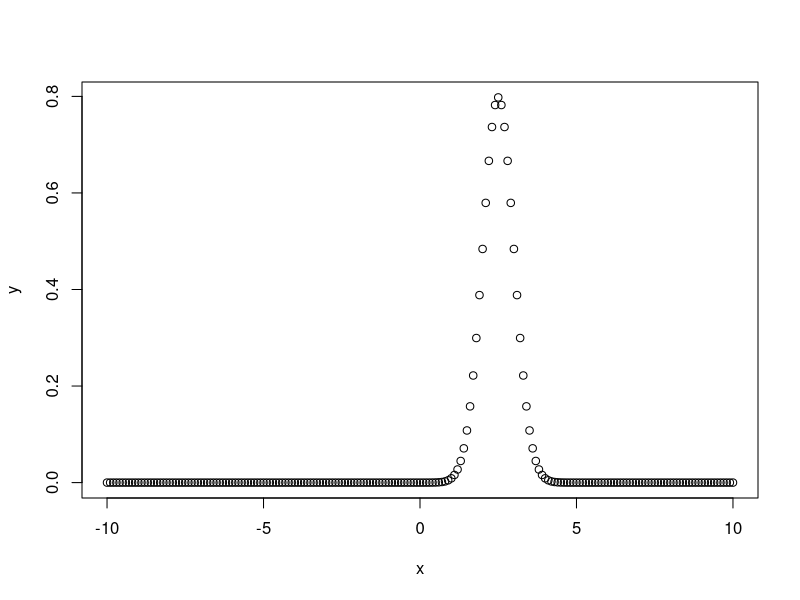
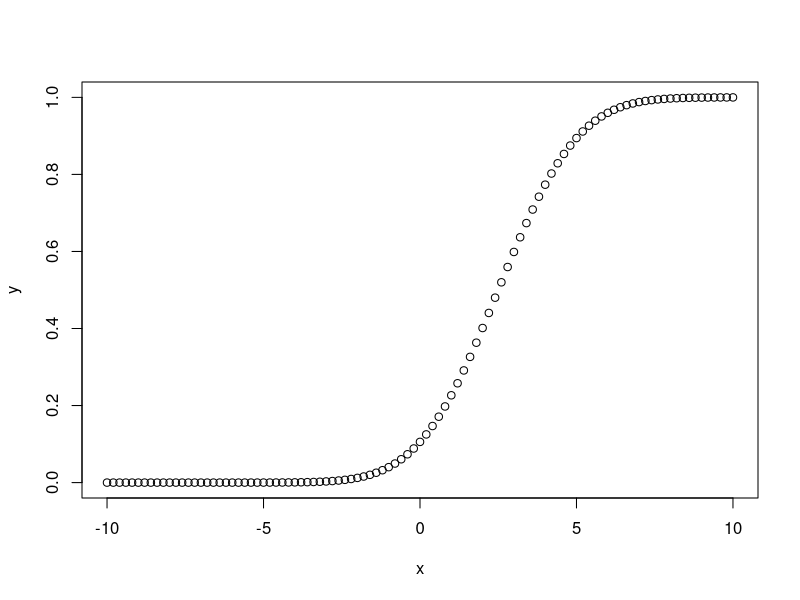
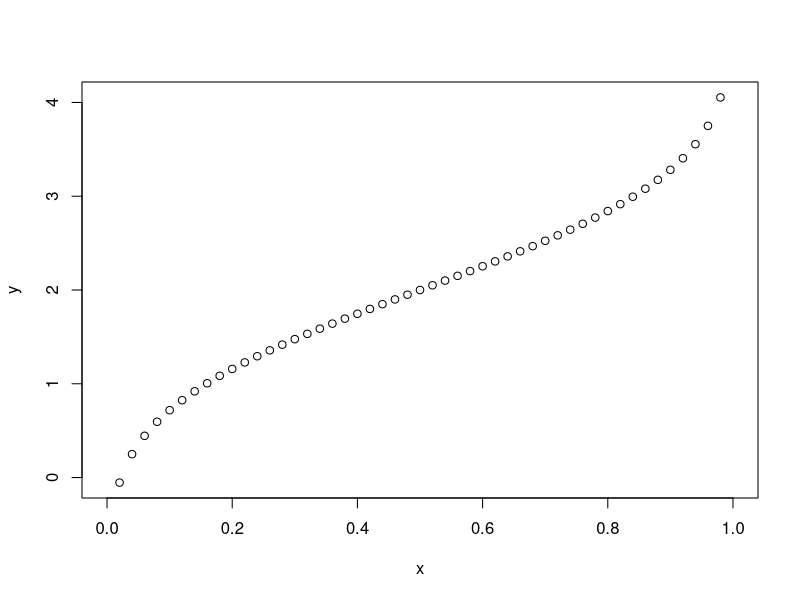
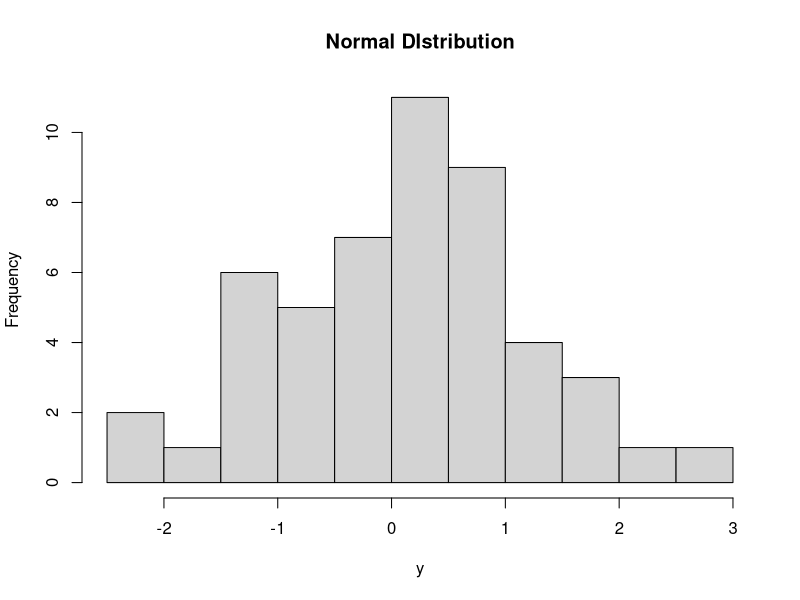

R code for these plots, in order:
#DNORM
# Create a sequence of numbers between -10 and 10 incrementing by 0.1.
x <- seq(-10, 10, by = .1)

# Choose the mean as 2.5 and standard deviation as 0.5.
y <- dnorm(x, mean = 2.5, sd = 0.5)

# Give the chart file a name.
png(file = "dnorm.png")

plot(x,y)


#PNORM
# Create a sequence of numbers between -10 and 10 incrementing by 0.2.
x <- seq(-10,10,by = .2)

# Choose the mean as 2.5 and standard deviation as 2. 
y <- pnorm(x, mean = 2.5, sd = 2)

# Give the chart file a name.
png(file = "pnorm.png")

# Plot the graph.
plot(x,y)


#QNORM
# Create a sequence of probability values incrementing by 0.02.
x <- seq(0, 1, by = 0.02)

# Choose the mean as 2 and standard deviation as 3.
y <- qnorm(x, mean = 2, sd = 1)

# Give the chart file a name.
png(file = "qnorm.png")

# Plot the graph.
plot(x,y)


#RNORM
# Create a sample of 50 numbers which are normally distributed.
y <- rnorm(50)

# Give the chart file a name.
png(file = "rnorm.png")

# Plot the histogram for this sample.
hist(y, main = "Normal DIstribution")
